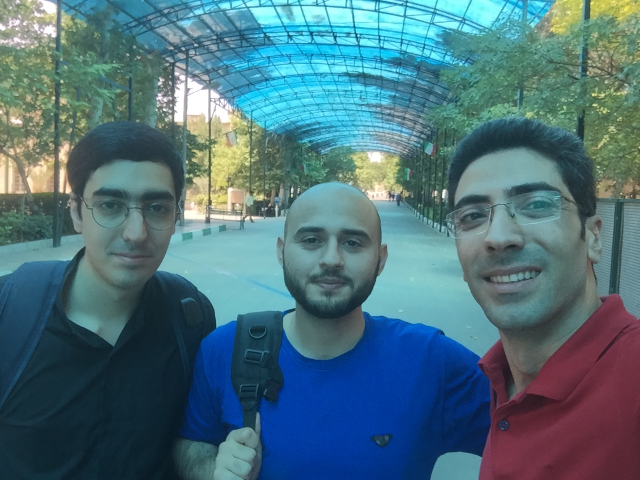
%> input picture 701_StillsRaw_full/IMG_8185.JPG, 1280 x 960 px (shown at 1/2 size)
$ octave just_pooling.m   (GNU Octave 9; MATLAB toolbox functions it lacks are replaced by stand-ins)
%> lines starting %> are read from the running program, lines starting %| are printed output that depends on the picture
clc;
clear all
img = imread('701_StillsRaw_full/IMG_8185.jpg');
%> img is the input picture: size 960x1280x3 uint8; mean R, G, B 76.6, 112.6, 123.6
size(img)
%> ans = [960 1280 3]

% imshow(img(:,:,:))
img_filtered = zeros(320,426,3);
% maxpool 3*3 for RGB image
for i=1:319
    for j=1:425
        for k=1:3
            img_filtered(i,j,k) =...
                max(max(img((i*3):(i*3)+2,(j*3):(j*3)+2,k)));
        end
    end
end
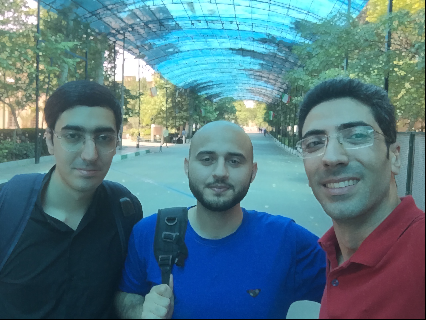
%> img_filtered: size 320x426x3 double; mean R, G, B 83.8, 119.7, 130.5
img_filtered = uint8(img_filtered);
%> img_filtered: size 320x426x3 uint8


img_filtered2 = zeros(106,142,3);
% maxpool 3*3 for RGB image
for i=1:105
    for j=1:141
        for k=1:3
            img_filtered2(i,j,k) =...
                max(max(img_filtered((i*3):(i*3)+2,(j*3):(j*3)+2,k)));
        end
    end
end
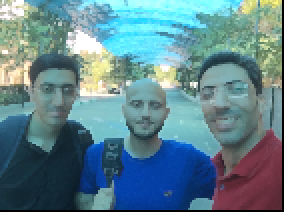
%> img_filtered2: size 106x142x3 double (shown 2 times larger); mean R, G, B 95, 130.6, 140.8
img_filtered2 = uint8(img_filtered2);
%> img_filtered2: size 106x142x3 uint8


img_filtered3 = zeros(35,47,3);
% maxpool 3*3 for RGB image
for i=1:34
    for j=1:46
        for k=1:3
            img_filtered3(i,j,k) =...
                max(max(img_filtered2((i*3):(i*3)+2,(j*3):(j*3)+2,k)));
        end
    end
end
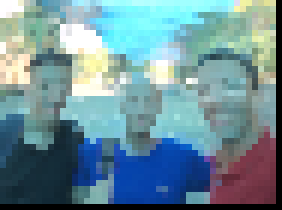
%> img_filtered3: size 35x47x3 double (shown 6 times larger); mean R, G, B 109.4, 143.4, 153.1
img_filtered3 = uint8(img_filtered3);
%> img_filtered3: size 35x47x3 uint8


img_filtered4 = zeros(11,15,3);
% maxpool 3*3 for RGB image
for i=1:10
    for j=1:14
        for k=1:3
            img_filtered4(i,j,k) =...
                max(max(img_filtered3((i*3):(i*3)+2,(j*3):(j*3)+2,k)));
        end
    end
end
img_filtered4 = uint8(img_filtered4);


subplot(2,3,1), imshow(img);
title('Original image');
xlabel('960 px');
ylabel('1280 px');
subplot(2,3,2), imshow(img_filtered);
title('max pool 1');
xlabel('320 px');
ylabel('426 px');
subplot(2,3,3), imshow(img_filtered2);
title('max pool 2');
xlabel('106 px');
ylabel('142 px');
subplot(2,3,4), imshow(img_filtered3);
title('max pool 3');
xlabel('35 px');
ylabel('47 px');
subplot(2,3,5), imshow(img_filtered4);
title('max pool 4');
xlabel('11 px');
ylabel('15 px');
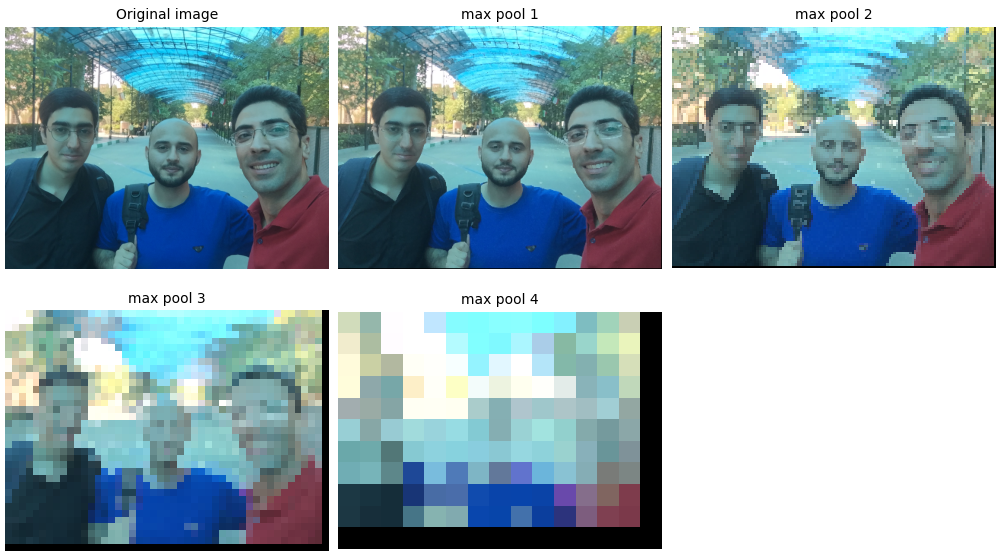
%> figure redrawn from the program's plot data, 5 panels
